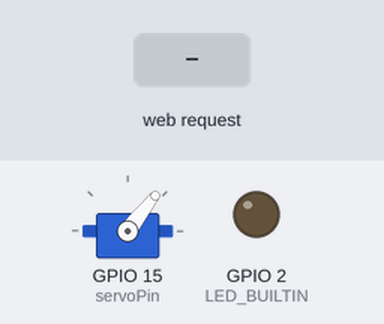
This sketch was run on a simulated ESP32. On the bench: servo, output pins drawn as LEDs (lit = HIGH). The test bench sets the inputs (shaded band). What the sketch prints to the serial monitor is not drawn.

Above: at 1.05 s.
At 15.3 s:
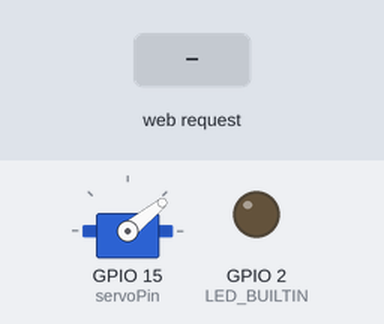
15.4 s: HTTP request GET /d0 received
At 22.9 s:
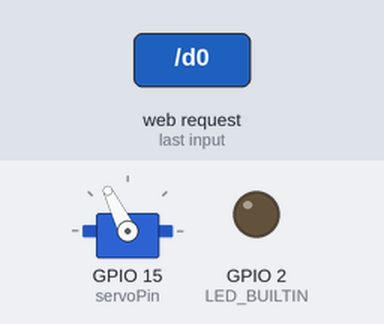
23.5 s: HTTP request GET /r120 received
31.6 s: HTTP request GET /r150 received
45.5 s: HTTP request GET /r90 received
Timing chart, 0 to 106.9 s (numbered marks = the images above; inputs shaded):
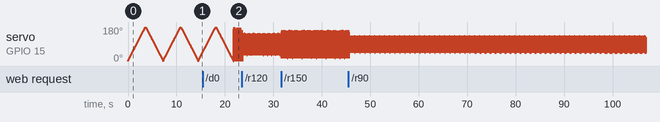

The sketch:

ServoppPaddle.ino
```cpp
/*
  WiFiAccessPoint.ino creates a WiFi access point and provides a web server on it.

  Steps:
  1. Connect to the access point "yourAp"
  2. Point your web browser to http://192.168.4.1/H to turn the LED on or http://192.168.4.1/L to turn it off
     OR
     Run raw TCP "GET /H" and "GET /L" on PuTTY terminal with 192.168.4.1 as IP address and 80 as port

  Created for arduino-esp32 on 04 July, 2018
  by Elochukwu Ifediora (fedy0)
*/

#include <WiFi.h>
#include <WiFiClient.h>
#include <WiFiAP.h>

#include <Servo.h>

static const int servoPin = 15;

Servo servo1;

#define LED_BUILTIN 2   // Set the GPIO pin where you connected your test LED or comment this line out if your dev board has a built-in LED

// Set these to your desired credentials.
const char *ssid = "ServoTest";
const char *password = "12345678";

WiFiServer server(80);


void setup() {
  pinMode(LED_BUILTIN, OUTPUT);

  Serial.begin(115200);
  Serial.println();
  Serial.println("Configuring access point...");

  // You can remove the password parameter if you want the AP to be open.
  WiFi.softAP(ssid, password);
  IPAddress myIP = WiFi.softAPIP();
  Serial.print("AP IP address: ");
  Serial.println(myIP);
  server.begin();

  Serial.println("Server started");
   servo1.attach(servoPin);
}
int minPos = 0;
int maxPos = 180;
int delayTime = 20;

void loop() {
  WiFiClient client = server.available();   // listen for incoming clients

  if (client) {                             // if you get a client,
    Serial.println("New Client.");           // print a message out the serial port
    String currentLine = "";                // make a String to hold incoming data from the client
    while (client.connected()) {            // loop while the client's connected
      if (client.available()) {             // if there's bytes to read from the client,
        char c = client.read();             // read a byte, then
        Serial.write(c);                    // print it out the serial monitor
        if (c == '\n') {                    // if the byte is a newline character

          // if the current line is blank, you got two newline characters in a row.
          // that's the end of the client HTTP request, so send a response:
          if (currentLine.length() == 0) {
            // HTTP headers always start with a response code (e.g. HTTP/1.1 200 OK)
            // and a content-type so the client knows what's coming, then a blank line:
            client.println("HTTP/1.1 200 OK");
            client.println("Content-type:text/html");
            client.println();

            // the content of the HTTP response follows the header:
            client.print("set range to  <a href=\"/r150\">150</a> <br><br>");
            client.print("min <a href=\"/r120\">120 </a> <br><br>");
            client.print("min <a href=\"/r90\">90</a> <br><br>");
            client.print("min <a href=\"/r60\">60</a> <br><br>");
            client.print("min <a href=\"/r30\">30</a> <br><br>");
            client.print("delay <a href=\"/d20\">20</a> <br><br>");
            client.print("delay <a href=\"/d10\">10</a> <br><br>");
            client.print("delay <a href=\"/d5\">50</a> <br><br>");
            client.print("delay <a href=\"/d0\">0</a> <br><br>");


            // The HTTP response ends with another blank line:
            client.println();
            // break out of the while loop:
            break;
          } else {    // if you got a newline, then clear currentLine:
            currentLine = "";
          }
        } else if (c != '\r') {  // if you got anything else but a carriage return character,
          currentLine += c;      // add it to the end of the currentLine
        }

        // Check to see if the client request was "GET /H" or "GET /L":
        if (currentLine.endsWith("GET /r150")) {
          minPos = 15;
          maxPos = 165;
        }
        if (currentLine.endsWith("GET /r120")) {
          minPos = 30;
          maxPos = 150;
        }
        if (currentLine.endsWith("GET /r90")) {
          minPos = 45;
          maxPos = 135;
        }
        if (currentLine.endsWith("GET /r60")) {
          minPos = 60;
          maxPos = 120;
        }
       if (currentLine.endsWith("GET /r30")) {
          client.println("HTTP/1.1 200 OK");
            client.println("Content-type:text/html");
            client.println();

            // the content of the HTTP response follows the header:
            client.print("set range to  <a href=\"/r150\">150</a> <br><br>");
            // The HTTP response ends with another blank line:
            client.println();
          minPos = 75;
          maxPos = 105;
        }
         if (currentLine.endsWith("GET /d20")) {
          delayTime = 20;
        }
          if (currentLine.endsWith("GET /d10")) {
          delayTime = 10;
        }
          if (currentLine.endsWith("GET /d5")) {
          delayTime = 5;
        }
          if (currentLine.endsWith("GET /d0")) {
          delayTime = 0;
        }
      }
    }
    // close the connection:
    client.stop();
    Serial.println("Client Disconnected.");
  }
      for(int posDegrees = minPos; posDegrees <= maxPos; posDegrees++) {
        servo1.write(posDegrees);
        Serial.println(posDegrees);
        delay(delayTime);
    }

    for(int posDegrees = maxPos; posDegrees >= minPos; posDegrees--) {
        servo1.write(posDegrees);
        Serial.println(posDegrees);
        delay(delayTime);
    }
}
```
